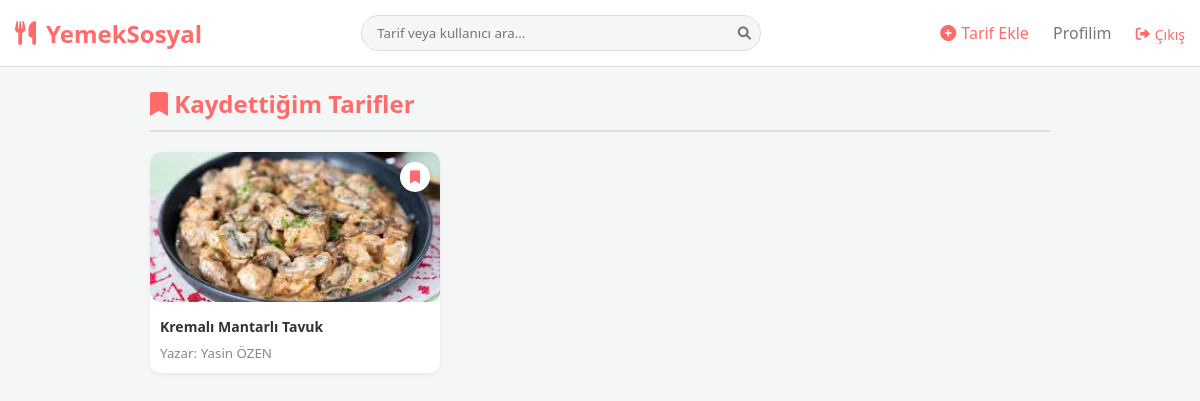
Page /kaydedilenler.php (signed in) on the committed database.
### tables this page shows
CREATE TABLE `recipes` (
  `id` int(11) NOT NULL,
  `user_id` int(11) DEFAULT NULL,
  `title` varchar(150) NOT NULL,
  `description` text DEFAULT NULL,
  `image` varchar(255) DEFAULT NULL,
  `ingredients` text DEFAULT NULL,
  `instructions` text DEFAULT NULL,
  `created_at` timestamp NOT NULL DEFAULT current_timestamp()
);

CREATE TABLE `users` (
  `id` int(11) NOT NULL,
  `username` varchar(50) NOT NULL,
  `full_name` varchar(100) NOT NULL,
  `email` varchar(100) NOT NULL,
  `phone` varchar(20) NOT NULL,
  `password` varchar(255) NOT NULL,
  `avatar` varchar(255) DEFAULT 'default.png',
  `verification_code` varchar(10) DEFAULT NULL,
  `is_verified` tinyint(1) DEFAULT 0,
  `created_at` timestamp NOT NULL DEFAULT current_timestamp(),
  `bio` text DEFAULT NULL,
  `role` enum('user','admin','manager') DEFAULT 'user'
);

### kaydedilenler.php (the view, shortened to what this page needs)
<?php
include 'includes/header.php';
$user_id = $_SESSION['user_id'];
$sql = "SELECT r.*, u.full_name, u.avatar
        FROM saved_recipes s
        JOIN recipes r ON s.recipe_id = r.id
        JOIN users u ON r.user_id = u.id
        WHERE s.user_id = ?
        ORDER BY s.created_at DESC";
$stmt = $pdo->prepare($sql);
$stmt->execute([$user_id]);
$saved_recipes = $stmt->fetchAll();
?>
<div style="max-width: 900px; margin: 20px auto;">
    <h2 style="color: var(--primary); border-bottom: 2px solid #ddd; padding-bottom: 10px; margin-bottom: 20px;">
        <i class="fas fa-bookmark"></i> Kaydettiğim Tarifler
    </h2>
    <div class="recipe-grid">
        <?php foreach($saved_recipes as $recipe): ?>
            <a href="tarif-detay.php?id=<?php echo $recipe['id']; ?>" class="card" style="padding:0; overflow:hidden; display:block; color:inherit; position:relative;">
                <button onclick="location.href='islem.php?kaydet=<?php echo $recipe['id']; ?>'; return false;"
                        style="position:absolute; top:10px; right:10px; background:white; border:none; border-radius:50%; width:30px; height:30px; cursor:pointer; box-shadow:0 2px 5px rgba(0,0,0,0.2);">
                    <i class="fas fa-bookmark" style="color:var(--primary);"></i>
                </button>
                <?php if($recipe['image']): ?>
                    <img src="uploads/<?php echo $recipe['image']; ?>" class="grid-img">
                <?php else: ?>
                    <div style="height:150px; background:#eee; display:flex; align-items:center; justify-content:center;">Resim Yok</div>
                <?php endif; ?>
                <div style="padding:10px;">
                    <h4 style="font-size:14px; margin-bottom:5px;"><?php echo htmlspecialchars($recipe['title']); ?></h4>
                    <small style="color:#888;">Yazar: <?php echo htmlspecialchars($recipe['full_name']); ?></small>
                </div>
            </a>
        <?php endforeach; ?>
    </div>
</div>
</body>
</html>

### css/style.css (style rules this page uses)
:root { --primary: #ff6b6b; --bg-color: #f4f7f6; --text-dark: #333; --text-grey: #777; --white: #fff; --border-radius: 10px; }
* { margin: 0; padding: 0; box-sizing: border_box; font-family: 'Segoe UI', sans-serif; }
body { background-color: var(--bg-color); color: var(--text-dark); }
a { text-decoration: none; color: inherit; }
.card { background: var(--white); border-radius: var(--border-radius); padding: 20px; margin-bottom: 20px; box-shadow: 0 2px 5px rgba(0,0,0,0.05); }
.recipe-grid { display: grid; grid-template-columns: repeat(3, 1fr); gap: 15px; margin-top: 20px; }
.grid-img { width: 100%; height: 150px; object-fit: cover; border-radius: var(--border-radius); }

### rows in the picture
recipes: image (picture), title "Kremalı Mantarlı Tavuk", user.full_name "Yasin ÖZEN"
